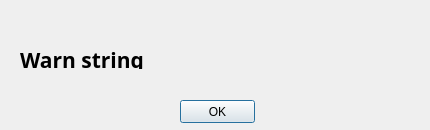
<?xml version="1.0" encoding="UTF-8"?>
<ui version="4.0">
 <class>Dialog_Warning</class>
 <widget class="QDialog" name="Dialog_Warning">
  <property name="geometry">
   <rect>
    <x>0</x>
    <y>0</y>
    <width>430</width>
    <height>130</height>
   </rect>
  </property>
  <property name="windowTitle">
   <string>Warning</string>
  </property>
  <widget class="QLabel" name="label_Operation">
   <property name="geometry">
    <rect>
     <x>20</x>
     <y>50</y>
     <width>401</width>
     <height>19</height>
    </rect>
   </property>
   <property name="font">
    <font>
     <family>SimSun-ExtB</family>
     <pointsize>16</pointsize>
     <weight>75</weight>
     <bold>true</bold>
    </font>
   </property>
   <property name="text">
    <string>Warn string</string>
   </property>
  </widget>
  <widget class="QPushButton" name="pushButton_ok">
   <property name="geometry">
    <rect>
     <x>180</x>
     <y>100</y>
     <width>75</width>
     <height>23</height>
    </rect>
   </property>
   <property name="text">
    <string>OK</string>
   </property>
  </widget>
 </widget>
 <resources/>
 <connections>
  <connection>
   <sender>pushButton_ok</sender>
   <signal>clicked()</signal>
   <receiver>Dialog_Warning</receiver>
   <slot>Save()</slot>
   <hints>
    <hint type="sourcelabel">
     <x>105</x>
     <y>164</y>
    </hint>
    <hint type="destinationlabel">
     <x>21</x>
     <y>154</y>
    </hint>
   </hints>
  </connection>
 </connections>
 <slots>
  <slot>Save()</slot>
  <slot>Cancel()</slot>
 </slots>
</ui>
